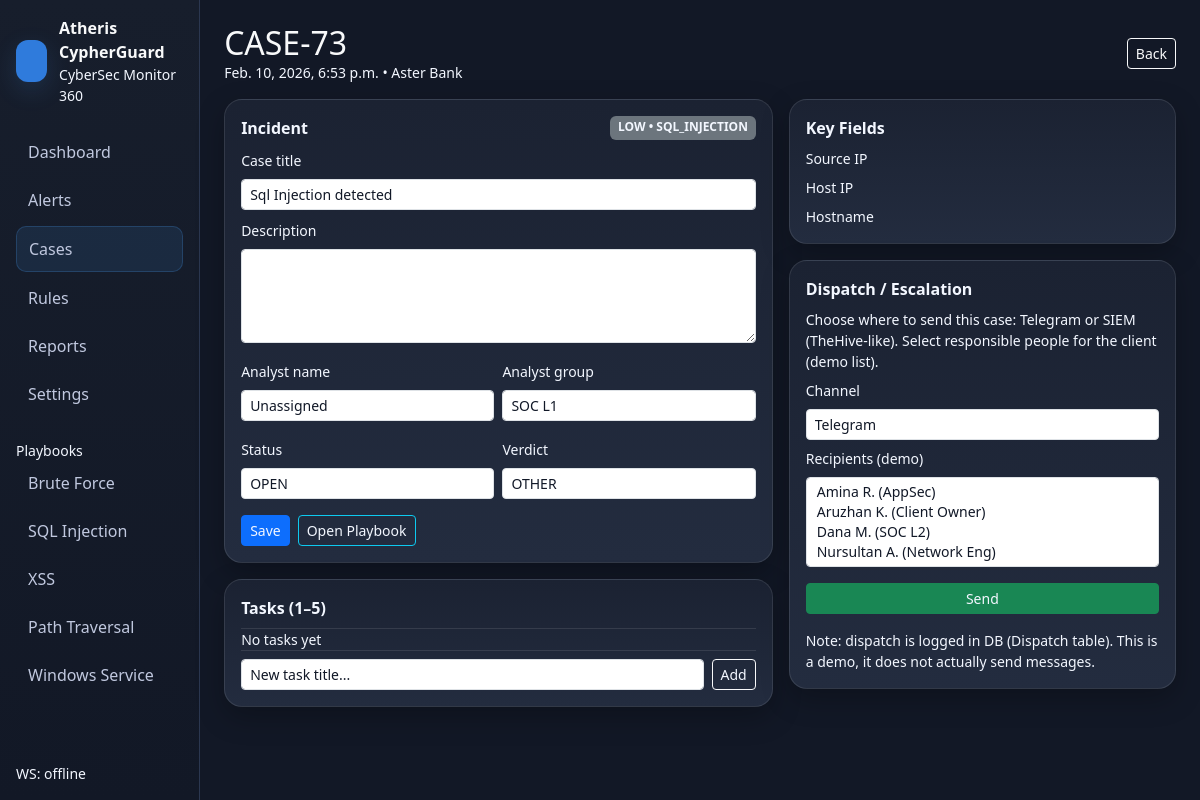
/cases/73/, run on the app's committed database.
### soc/models.py (models this page shows, shortened)
class Case(models.Model):
    created_at = models.DateTimeField(default=timezone.now)
    updated_at = models.DateTimeField(default=timezone.now)
    client = models.ForeignKey("core.Client", on_delete=models.CASCADE, related_name="cases")
    severity = models.CharField(max_length=16, choices=Severity.choices)
    incident_type = models.CharField(max_length=40, choices=IncidentType.choices)
    status = models.CharField(max_length=16, choices=CaseStatus.choices, default=CaseStatus.OPEN)
    verdict = models.CharField(max_length=20, choices=Verdict.choices, default=Verdict.OTHER)
    title = models.CharField(max_length=220)
    description = models.TextField(blank=True, default="")
    analyst_name = models.CharField(max_length=80, default="Unassigned")
    analyst_group = models.CharField(max_length=80, default="SOC L1")
    source_ip = models.CharField(max_length=64, blank=True, default="")
    host_ip = models.CharField(max_length=64, blank=True, default="")
    hostname = models.CharField(max_length=120, blank=True, default="")
    evidence = models.JSONField(default=dict)

### core/models.py (models this page shows, shortened)
class Client(models.Model):
    name = models.CharField(max_length=120, unique=True)
    sla_critical_min = models.IntegerField(default=60)     # 15-60
    sla_high_min = models.IntegerField(default=240)        # 1-4h
    sla_medium_min = models.IntegerField(default=480)      # 4-8h
    sla_low_min = models.IntegerField(default=1440)        # 24-72h

### soc/views.py (the view)
# urls.py: path("cases/<int:case_id>/", soc_views.case_detail_page, name="case_detail"),
def case_detail_page(request, case_id: int):
    lang = _ui_lang(request)
    case = get_object_or_404(Case, id=case_id)
    client_employees = list(case.client.employees.all().order_by("full_name")[:5])
    return render(request, "case_detail.html", {
        "lang": lang,
        "case": case,
        "employees": client_employees,
        "statuses": CaseStatus.values,
        "verdicts": Verdict.values,
    })

### soc/views.py (called while the page is built)
def _ui_lang(request):
    return request.session.get("ui_lang", "en")

### templates/case_detail.html (shortened to what this page needs)
{% extends "base.html" %}
{% block content %}
<div class="d-flex justify-content-between align-items-center mb-3">
  <div>
    <h2 class="m-0">CASE-{{ case.id }}</h2>
    <div class="small text-secondary">{{ case.created_at }} • {{ case.client.name }}</div>
  </div>
  <a class="btn btn-sm btn-outline-light" href="/cases/">Back</a>
</div>
<div class="row g-3">
  <div class="col-12 col-lg-7">
    <div class="card card-dark p-3 mb-3">
      <div class="d-flex justify-content-between">
        <div class="fw-semibold">Incident</div>
        <div class="badge bg-secondary">{{ case.severity }} • {{ case.incident_type }}</div>
      </div>
      <div class="mt-2">
        <label class="form-label small text-secondary">Case title</label>
        <input class="form-control form-control-sm" id="caseTitle" value="{{ case.title }}">
      </div>
      <div class="mt-2">
        <label class="form-label small text-secondary">Description</label>
        <textarea class="form-control form-control-sm" rows="4" id="caseDesc">{{ case.description }}</textarea>
      </div>
      <div class="row g-2 mt-2">
        <div class="col-6">
          <label class="form-label small text-secondary">Analyst name</label>
          <input class="form-control form-control-sm" id="analystName" value="{{ case.analyst_name }}">
        </div>
        <div class="col-6">
          <label class="form-label small text-secondary">Analyst group</label>
          <input class="form-control form-control-sm" id="analystGroup" value="{{ case.analyst_group }}">
        </div>
      </div>
      <div class="row g-2 mt-2">
        <div class="col-6">
          <label class="form-label small text-secondary">Status</label>
          <select class="form-select form-select-sm" id="caseStatus">
            {% for s in statuses %}<option value="{{ s }}" {% if case.status == s %}selected{% endif %}>{{ s }}</option>{% endfor %}
          </select>
        </div>
        <div class="col-6">
          <label class="form-label small text-secondary">Verdict</label>
          <select class="form-select form-select-sm" id="caseVerdict">
            {% for v in verdicts %}<option value="{{ v }}" {% if case.verdict == v %}selected{% endif %}>{{ v }}</option>{% endfor %}
          </select>
        </div>
      </div>
      <div class="d-flex gap-2 mt-3">
        <button class="btn btn-sm btn-primary" onclick="window.MONITOR.saveCase({{ case.id }})">Save</button>
        <a class="btn btn-sm btn-outline-info" href="/playbooks/{% if case.incident_type == 'BRUTE_FORCE' %}bruteforce{% elif case.incident_type == 'SQL_INJECTION' %}sqli{% elif case.incident_type == 'XSS' %}xss{% elif case.incident_type == 'PATH_TRAVERSAL' %}path-traversal{% else %}win-service{% endif %}/">Open Playbook</a>
      </div>
    </div>
    <div class="card card-dark p-3">
      <div class="fw-semibold mb-2">Tasks (1–5)</div>
      <div class="list-group list-group-flush">
        {% for t in case.tasks.all %}
          <button class="list-group-item list-group-item-dark d-flex justify-content-between align-items-center" onclick="window.MONITOR.toggleTask({{ case.id }}, {{ t.id }})">
            <span>
              {% if t.done %}✅{% else %}⬜{% endif %} {{ t.title }}
            </span>
            <span class="small text-secondary">toggle</span>
          </button>
        {% empty %}
          <div class="text-secondary small">No tasks yet</div>
        {% endfor %}
      </div>
      <div class="mt-2 d-flex gap-2">
        <input class="form-control form-control-sm" id="newTaskTitle" placeholder="New task title...">
        <button class="btn btn-sm btn-outline-light" onclick="window.MONITOR.addTask({{ case.id }})">Add</button>
      </div>
    </div>
  </div>
  <div class="col-12 col-lg-5">
    <div class="card card-dark p-3 mb-3">
      <div class="fw-semibold mb-2">Key Fields</div>
      <div class="row g-2 small">
        <div class="col-6 text-secondary">Source IP</div><div class="col-6">{{ case.source_ip }}</div>
        <div class="col-6 text-secondary">Host IP</div><div class="col-6">{{ case.host_ip }}</div>
        <div class="col-6 text-secondary">Hostname</div><div class="col-6">{{ case.hostname }}</div>
      </div>
    </div>
    <div class="card card-dark p-3">
      <div class="fw-semibold mb-2">Dispatch / Escalation</div>
      <div class="small text-secondary mb-2">Choose where to send this case: Telegram or SIEM (TheHive-like). Select responsible people for the client (demo list).</div>
      <label class="form-label small text-secondary">Channel</label>
      <select class="form-select form-select-sm" id="dispatchChannel">
        <option value="TELEGRAM">Telegram</option>
      </select>
      <label class="form-label small text-secondary mt-2">Recipients (demo)</label>
      <select class="form-select form-select-sm" multiple id="dispatchRecipients">
        {% for e in employees %}
          <option value="{{ e.telegram_handle|default:e.email }}">{{ e.full_name }} ({{ e.role }})</option>
        {% endfor %}
      </select>
      <button class="btn btn-sm btn-success mt-3" onclick="window.MONITOR.dispatchCase({{ case.id }})">Send</button>
      <div class="mt-3 small text-secondary">
        Note: dispatch is logged in DB (Dispatch table). This is a demo, it does not actually send messages.
      </div>
    </div>
  </div>
</div>
{% endblock %}

### static/style.css (style rules this page uses)
:root { --bg:#121826; --panel:#1b2232; --panel2:#232c3f; --border:#2b3750; --accent:#4aa3ff; }
.app-bg { background: var(--bg); }
.card-dark { background: linear-gradient(180deg, var(--panel), var(--panel2)); border: 1px solid var(--border); border-radius: 18px; box-shadow: 0 10px 28px rgba(0,0,0,.25); }
.card-dark { border: 1px solid rgba(255,255,255,.10); }
body, .app-bg { color: #F3F7FF; }
.card-dark, .card-dark * { color: #F3F7FF !important; opacity: 1 !important; }
.text-secondary, .text-muted, .small, small { color: #F3F7FF !important; opacity: 1 !important; }
.card-dark h1, .card-dark h2, .card-dark h3, .card-dark h4, .card-dark h5, .card-dark li, .card-dark p, .card-dark label, .card-dark span, .card-dark div { color: #F3F7FF !important; opacity: 1 !important; }
.card-dark .form-control, .card-dark .form-select { color: #F3F7FF !important; }
.card-dark .form-control::placeholder { color: rgba(243,247,255,.75) !important; opacity: 1 !important; }
select.form-select, select.form-select option { color: #111827 !important; background: #ffffff !important; }
.card-dark input.form-control, .card-dark textarea.form-control, .card-dark select.form-select { color: #111827 !important; background-color: #ffffff !important; -webkit-text-fill-color: #111827 !important; }
.card-dark input.form-control::placeholder, .card-dark textarea.form-control::placeholder { color: #6b7280 !important; opacity: 1 !important; }
.card-dark select.form-select option { color: #111827 !important; background: #ffffff !important; }

### data on the page
Case: id "73", created_at "Feb. 10, 2026, 6:53 p.m.", client.name "Aster Bank", severity "LOW", incident_type "SQL_INJECTION", title "Sql Injection detected", analyst_name "Unassigned", analyst_group "SOC L1", status "OPEN", verdict "OTHER"
